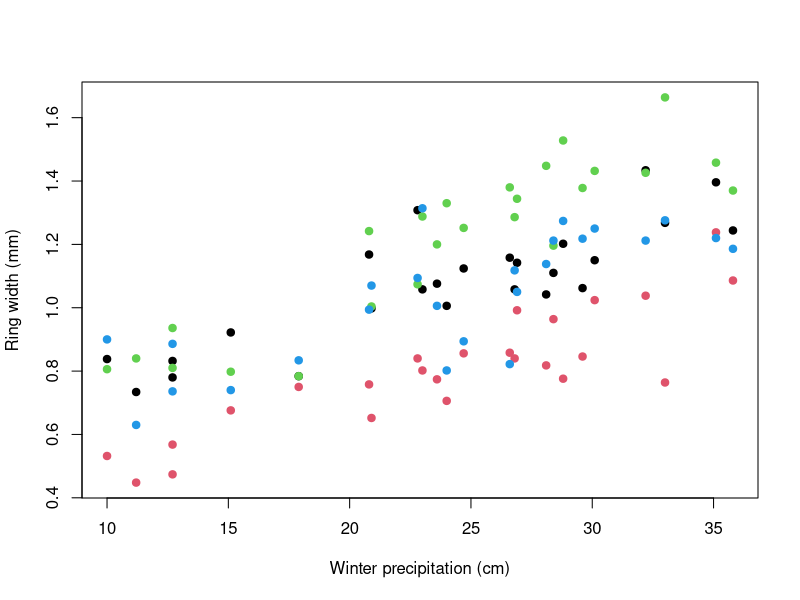
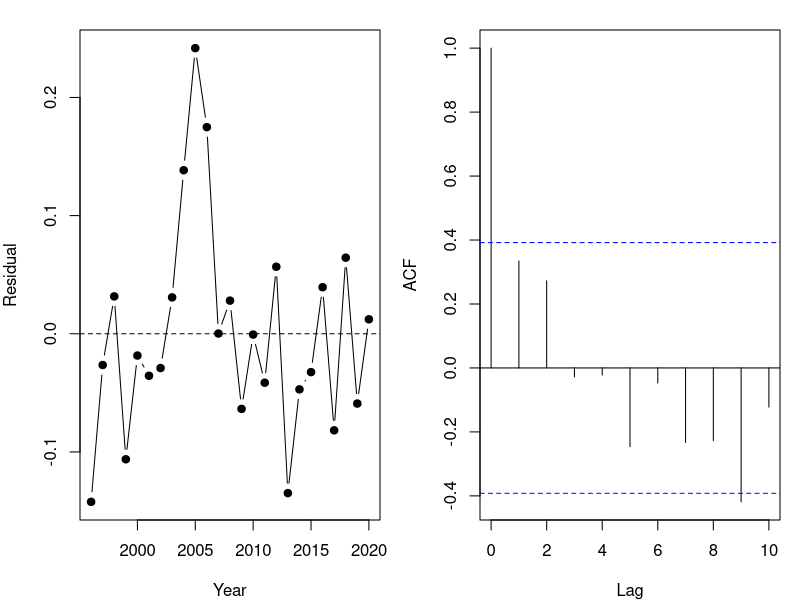

R code for these plots, in order:

#  NRES 746, Week 11: linear models as likelihoods, linear algebra, modeling variance =========
#  R demos only; sections match the Week 11 web page. Needs mvtnorm, lme4, nlme.

# STANDARD STATISTICS AS LIKELIHOOD MODELS ============================================

rm(list = ls())

# 3. One model behind lm() ------------------------------------------------------------

# pinyon ring widths (mm): 4 stands x 5 trees x 25 years; simulated
set.seed(21)
years <- 1996:2020
n_yr <- length(years)
precip <- round(rgamma(n_yr, shape = 9, scale = 22 / 9), 1)   # winter precipitation (cm)
stand_eff <- rnorm(4, 0, 0.12)
ar_dev <- matrix(0, 4, n_yr)            # shared year-to-year deviations within each stand
for (j in 1:4) {
  ar_dev[j, 1] <- rnorm(1, 0, 0.08 / sqrt(1 - 0.6^2))
  for (t in 2:n_yr) ar_dev[j, t] <- 0.6 * ar_dev[j, t - 1] + rnorm(1, 0, 0.08)
}
rings <- expand.grid(year = years, tree = 1:5, stand = LETTERS[1:4])
rings$tree_id <- paste0(rings$stand, rings$tree)
tree_eff <- setNames(rnorm(20, 0, 0.1), unique(rings$tree_id))
j <- match(rings$stand, LETTERS)
t <- match(rings$year, years)
rings$precip <- precip[t]
rings$width <- round(0.35 + stand_eff[j] + tree_eff[rings$tree_id] + 0.025 * rings$precip +
                       ar_dev[cbind(j, t)] + rnorm(nrow(rings), 0, 0.1), 2)

# stand chronologies: mean of the 5 trees in each stand and year
chron <- aggregate(width ~ stand + year + precip, data = rings, FUN = mean)
chron <- chron[order(chron$stand, chron$year), ]
head(chron)

plot(width ~ precip, data = chron, col = as.integer(factor(chron$stand)), pch = 19,
     xlab = "Winter precipitation (cm)", ylab = "Ring width (mm)")

# ANCOVA: one intercept per stand (a[1:4]), shared slope b; sigma on the log scale
nll_ancova <- function(par, dat) {
  a <- par[1:4]
  b <- par[5]
  sigma <- exp(par[6])
  mu <- a[as.integer(dat$stand)] + b * dat$precip
  -sum(dnorm(dat$width, mu, sigma, log = TRUE))
}
chron$stand <- factor(chron$stand)
fit_ancova <- optim(c(rep(0.5, 4), 0, log(0.1)), nll_ancova, dat = chron,
                    method = "BFGS", control = list(maxit = 1000))
fit_lm <- lm(width ~ 0 + stand + precip, data = chron)   # 0 + : one intercept per stand

cbind(optim = fit_ancova$par[1:5], lm = coef(fit_lm))
c(optim = exp(fit_ancova$par[6]), lm = summary(fit_lm)$sigma)   # MLE divides by n; lm by n - 5

# classic ANCOVA tests: F-tests between nested models
fit_precip <- lm(width ~ precip, data = chron)
fit_slopes <- lm(width ~ 0 + stand * precip, data = chron)   # one slope per stand
anova(fit_precip, fit_lm)    # do stands differ, given precipitation?
anova(fit_lm, fit_slopes)    # same precipitation slope in every stand?

#  [PAUSE] Each precipitation value is shared by all four stands in a year. Does that matter for independence?

# 4. The model matrix -----------------------------------------------------------------

rows_1996 <- chron$year == 1996
model.matrix(~ 0 + stand + precip, data = chron)[rows_1996, ]   # one column per stand
model.matrix(~ stand + precip, data = chron)[rows_1996, ]       # R's default coding
coef(lm(width ~ stand + precip, data = chron))

#  [PAUSE] In a model with an intercept, why can't R include indicator columns for all four stands?

# 5. Generalized linear models --------------------------------------------------------

tree_means <- aggregate(width ~ stand + tree_id, data = rings, FUN = mean)
set.seed(5)
tree_means$cones <- rpois(20, exp(-0.5 + 3 * tree_means$width))

# Poisson GLM by hand: log(mu) = a + b * width
nll_pois <- function(par) {
  -sum(dpois(tree_means$cones, exp(par[1] + par[2] * tree_means$width), log = TRUE))
}
fit_pois <- optim(c(0, 1), nll_pois, method = "BFGS")
fit_glm <- glm(cones ~ width, family = poisson, data = tree_means)
cbind(optim = fit_pois$par, glm = coef(fit_glm))

# Discussion: lag-1 correlation of ANCOVA residuals within stands
mean(sapply(split(resid(fit_lm), chron$stand), function(r) cor(r[-1], r[-length(r)])))

# Bonus: nonlinear least squares ------------------------------------------------------

fit_nls <- nls(width ~ a * precip / (b + precip), data = chron,
               start = list(a = 1.5, b = 20))
coef(fit_nls)


# LINEAR ALGEBRA FOR STATISTICS =======================================================

# 1. Vectors and matrices -------------------------------------------------------------

A <- matrix(c(2, 1, 0, 3, -1, 4), nrow = 2)
A
dim(A)
A[2, 3]     # row 2, column 3

# 2. Matrix multiplication ------------------------------------------------------------

X <- model.matrix(~ stand + precip, data = chron)
beta_hat <- coef(lm(width ~ stand + precip, data = chron))
mu_hat <- X %*% beta_hat               # 100 x 5 times 5 x 1 = 100 x 1
all.equal(as.vector(mu_hat), unname(fitted(lm(width ~ stand + precip, data = chron))))

# 3. Transpose, identity, and inverse -------------------------------------------------

# normal equations: t(X) X beta = t(X) y
XtX <- t(X) %*% X
XtX                                      # 5 x 5
beta_ne <- solve(XtX, t(X) %*% chron$width)   # solves XtX beta = Xty
cbind(normal_eq = as.vector(beta_ne), lm = beta_hat)

#  [PAUSE] Suppose X also had an indicator column for stand A. What would go wrong with solve(XtX)?

# 4. Determinant and quadratic form ---------------------------------------------------

# with V = sigma^2 I, the MVN is a product of univariate normals
library(mvtnorm)
r <- resid(fit_lm)
sigma_mle <- sqrt(mean(r^2))
c(sum_dnorm = sum(dnorm(r, 0, sigma_mle, log = TRUE)),
  dmvnorm = dmvnorm(r, rep(0, 100), sigma_mle^2 * diag(100), log = TRUE))

# 5. Valid covariance matrices --------------------------------------------------------

V_ok <- matrix(c(4, 1, 1, 2), 2)       # variances 4 and 2, covariance 1
eigen(V_ok)$values                     # all positive: positive definite


# MODELING VARIANCE: RANDOM EFFECTS AND AUTOCORRELATION ===============================

# 3. A random intercept ---------------------------------------------------------------

# V = sigma_b^2 Z Z^T + sigma^2 I: block diagonal, one 5 x 5 block per stand
y_tree <- tree_means$width
Z <- model.matrix(~ 0 + stand, data = tree_means)
ZZt <- Z %*% t(Z)
V_ri <- function(sigma_b, sigma) sigma_b^2 * ZZt + sigma^2 * diag(20)
V_ri(0.12, 0.1)[1:7, 1:7]     # first stand's block, and the start of the next

nll_ri <- function(par) {
  V <- V_ri(exp(par[2]), exp(par[3]))
  -dmvnorm(y_tree, rep(par[1], 20), V, log = TRUE)
}
fit_ri <- optim(c(mean(y_tree), log(0.1), log(0.1)), nll_ri, method = "BFGS")
c(mu = fit_ri$par[1], sigma_b = exp(fit_ri$par[2]), sigma = exp(fit_ri$par[3]))

library(lme4)
fit_lmer <- lmer(width ~ 1 + (1 | stand), data = tree_means, REML = FALSE)
fixef(fit_lmer)
as.data.frame(VarCorr(fit_lmer))[, c("grp", "sdcor")]

sb_hat <- exp(fit_ri$par[2])
s_hat <- exp(fit_ri$par[3])
sb_hat^2 / (sb_hat^2 + s_hat^2)       # intraclass correlation

#  [PAUSE] The among-stand SD comes from only four stands. How much would you trust it?

# 4. Autocorrelation: AR(1) -----------------------------------------------------------

chron_a <- chron[chron$stand == "A", ]
chron_a$year_c <- chron_a$year - 2008          # centered year: 0 = 2008
fit_lm_a <- lm(width ~ precip + year_c, data = chron_a)
summary(fit_lm_a)$coefficients
par(mfrow = c(1, 2), mar = c(4, 4, 1.5, 1))
plot(chron_a$year, resid(fit_lm_a), type = "b", pch = 19, xlab = "Year", ylab = "Residual")
abline(h = 0, lty = 2)
acf(resid(fit_lm_a), main = "", lag.max = 10)
par(mfrow = c(1, 1))

# AR(1) covariance: V_st = sigma^2 / (1 - rho^2) * rho^|s - t|
lags <- abs(outer(1:25, 1:25, "-"))
V_ar1 <- function(rho, sigma) sigma^2 / (1 - rho^2) * rho^lags
round(V_ar1(0.6, 0.08)[1:5, 1:5], 4)

# mean: a + b * precip + c * year_c; AR(1) errors with rho = tanh(par[4]), sigma = exp(par[5])
nll_ar1 <- function(par) {
  mu <- par[1] + par[2] * chron_a$precip + par[3] * chron_a$year_c
  V <- V_ar1(tanh(par[4]), exp(par[5]))
  -dmvnorm(chron_a$width, mu, V, log = TRUE)
}
fit_ar1 <- optim(c(coef(fit_lm_a), 0, log(0.1)), nll_ar1, method = "BFGS", hessian = TRUE)
c(a = fit_ar1$par[1], b = fit_ar1$par[2], c = fit_ar1$par[3],
  rho = tanh(fit_ar1$par[4]), sigma = exp(fit_ar1$par[5]))

library(nlme)
fit_gls <- gls(width ~ precip + year_c, data = chron_a,
               correlation = corAR1(form = ~ year), method = "ML")
coef(fit_gls)
coef(fit_gls$modelStruct$corStruct, unconstrained = FALSE)   # rho

# trend: estimate, SE, p under independence vs. AR(1) (Hessian SE)
se_ar1 <- sqrt(diag(solve(fit_ar1$hessian)))
summary(fit_lm_a)$coefficients["year_c", ]
c(estimate = fit_ar1$par[3], se = se_ar1[3], p = 2 * pnorm(-abs(fit_ar1$par[3] / se_ar1[3])))

#  [PAUSE] With rho near 0.9, what does one AR(1) series look like? How would you tell it from a slow trend?

# 5. Why these models are harder to fit -----------------------------------------------

# milliseconds per NLL evaluation, averaged over 'reps' evaluations
time_nll <- function(n, reps = 10) {
  y <- rnorm(n)
  V <- 0.5^abs(outer(1:n, 1:n, "-"))
  ms <- function(expr) 1000 * system.time(for (i in 1:reps) expr)[["elapsed"]] / reps
  c(n = n, independent = ms(sum(dnorm(y, 0, 1, log = TRUE))),
    mvn = ms(dmvnorm(y, rep(0, n), V, log = TRUE)))
}
set.seed(1)
timings <- t(sapply(c(250, 500, 1000, 2000), time_nll))
timings

# Bonus: a random intercept and AR(1) together ----------------------------------------

Z_chron <- model.matrix(~ 0 + stand, data = chron)
V_combined <- function(sigma_b, rho, sigma) {
  sigma_b^2 * Z_chron %*% t(Z_chron) + kronecker(diag(4), V_ar1(rho, sigma))
}
nll_combined <- function(par) {
  mu <- par[1] + par[2] * chron$precip
  V <- V_combined(exp(par[3]), tanh(par[4]), exp(par[5]))
  -dmvnorm(chron$width, mu, V, log = TRUE)
}
fit_comb <- optim(c(0.4, 0.02, log(0.1), 0, log(0.1)), nll_combined, method = "BFGS",
                  control = list(maxit = 1000))
c(a = fit_comb$par[1], b = fit_comb$par[2], sigma_b = exp(fit_comb$par[3]),
  rho = tanh(fit_comb$par[4]), sigma = exp(fit_comb$par[5]))

fit_lme <- lme(width ~ precip, random = ~ 1 | stand, data = chron,
               correlation = corAR1(form = ~ year | stand), method = "ML")
fixef(fit_lme)
coef(fit_lme$modelStruct$corStruct, unconstrained = FALSE)
c(-fit_comb$value, logLik(fit_lme))       # same maximized log-likelihood
